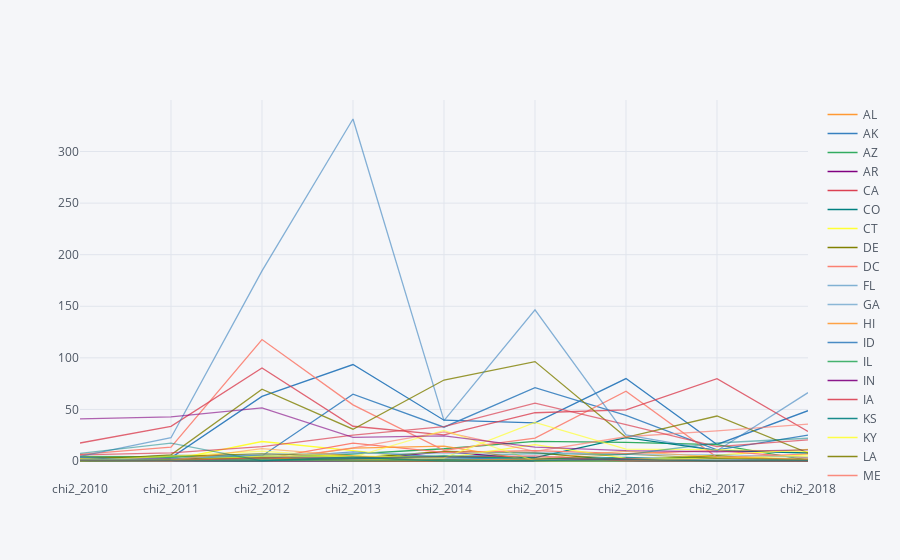

The notebook cell saved with this chart:
### Code cell
best_sightings.iplot()

### Figure 1 — Plotly figure (JSON) as saved in the notebook; plotly's stock layout.template omitted (floating-point values rounded to 4 significant figures)
{"data": [{"line": {"color": "rgba(255, 153, 51, 1.0)", "dash": "solid", "shape": "linear", "width": 1.3}, "mode": "lines", "name": "AL", "text": "", "type": "scatter", "uid": "50f66062-78f1-4955-95ae-9d8c34ccbff4", "x": ["chi2_2010", "chi2_2011", "chi2_2012", "chi2_2013", "chi2_2014", "chi2_2015", "chi2_2016", "chi2_2017", "chi2_2018"], "y": [3.9, 3.807, 4.38, 1.64, 8.568e-05, 1.898, 2.057, 0.166, 1.023]}, {"line": {"color": "rgba(55, 128, 191, 1.0)", "dash": "solid", "shape": "linear", "width": 1.3}, "mode": "lines", "name": "AK", "text": "", "type": "scatter", "uid": "73753889-a7fc-4d6e-9c1a-1460d399b1ae", "x": ["chi2_2010", "chi2_2011", "chi2_2012", "chi2_2013", "chi2_2014", "chi2_2015", "chi2_2016", "chi2_2017", "chi2_2018"], "y": [2.166, 3.011, 62.66, 93.47, 39.57, 37.0, 79.88, 16.05, 48.75]}, {"line": {"color": "rgba(50, 171, 96, 1.0)", "dash": "solid", "shape": "linear", "width": 1.3}, "mode": "lines", "name": "AZ", "text": "", "type": "scatter", "uid": "91ab5e66-e80b-423a-868c-77828622bf86", "x": ["chi2_2010", "chi2_2011", "chi2_2012", "chi2_2013", "chi2_2014", "chi2_2015", "chi2_2016", "chi2_2017", "chi2_2018"], "y": [1.55, 3.234, 1.806, 6.58, 11.87, 19.05, 18.0, 15.87, 0.8739]}, {"line": {"color": "rgba(128, 0, 128, 1.0)", "dash": "solid", "shape": "linear", "width": 1.3}, "mode": "lines", "name": "AR", "text": "", "type": "scatter", "uid": "f6251799-2690-4372-b315-2f86040cff9f", "x": ["chi2_2010", "chi2_2011", "chi2_2012", "chi2_2013", "chi2_2014", "chi2_2015", "chi2_2016", "chi2_2017", "chi2_2018"], "y": [0.3957, 0.1106, 0.8473, 0.5578, 9.132, 1.602, 1.182, 0.0439, 1.087]}, {"line": {"color": "rgba(219, 64, 82, 1.0)", "dash": "solid", "shape": "linear", "width": 1.3}, "mode": "lines", "name": "CA", "text": "", "type": "scatter", "uid": "a7358f2c-b6f6-454a-8130-f40e9cc6610b", "x": ["chi2_2010", "chi2_2011", "chi2_2012", "chi2_2013", "chi2_2014", "chi2_2015", "chi2_2016", "chi2_2017", "chi2_2018"], "y": [0.4876, 0.001146, 0.4, 0.5048, 0.3148, 0.04131, 0.1251, 0.01023, 0.1038]}, {"line": {"color": "rgba(0, 128, 128, 1.0)", "dash": "solid", "shape": "linear", "width": 1.3}, "mode": "lines", "name": "CO", "text": "", "type": "scatter", "uid": "609a5a99-ab9d-4f5a-8975-77858244c8e5", "x": ["chi2_2010", "chi2_2011", "chi2_2012", "chi2_2013", "chi2_2014", "chi2_2015", "chi2_2016", "chi2_2017", "chi2_2018"], "y": [0.02166, 2.259, 0.01846, 1.319, 4.546, 3.373, 22.73, 10.35, 7.739]}, {"line": {"color": "rgba(255, 255, 51, 1.0)", "dash": "solid", "shape": "linear", "width": 1.3}, "mode": "lines", "name": "CT", "text": "", "type": "scatter", "uid": "76eed1ce-bc6d-4208-922b-e2de81fcc2e8", "x": ["chi2_2010", "chi2_2011", "chi2_2012", "chi2_2013", "chi2_2014", "chi2_2015", "chi2_2016", "chi2_2017", "chi2_2018"], "y": [1.886, 1.157, 18.91, 10.01, 0.0478, 0.3786, 0.9211, 5.713, 11.33]}, {"line": {"color": "rgba(128, 128, 0, 1.0)", "dash": "solid", "shape": "linear", "width": 1.3}, "mode": "lines", "name": "DE", "text": "", "type": "scatter", "uid": "e5c0beb0-ac11-4850-a2bc-3673fe60a540", "x": ["chi2_2010", "chi2_2011", "chi2_2012", "chi2_2013", "chi2_2014", "chi2_2015", "chi2_2016", "chi2_2017", "chi2_2018"], "y": [0.2789, 0.7754, 4.922, 2.605, 9.384, 8.092, 0.04546, 5.23, 0.03928]}, {"line": {"color": "rgba(251, 128, 114, 1.0)", "dash": "solid", "shape": "linear", "width": 1.3}, "mode": "lines", "name": "DC", "text": "", "type": "scatter", "uid": "5a8b7c9e-91e0-4f25-b26a-6486d455e41b", "x": ["chi2_2010", "chi2_2011", "chi2_2012", "chi2_2013", "chi2_2014", "chi2_2015", "chi2_2016", "chi2_2017", "chi2_2018"], "y": [0.08597, 0.8943, 1.53, 17.3, 8.35, 9.982, 7.085, 10.02, 3.076]}, {"line": {"color": "rgba(128, 177, 211, 1.0)", "dash": "solid", "shape": "linear", "width": 1.3}, "mode": "lines", "name": "FL", "text": "", "type": "scatter", "uid": "bf387d1d-b398-4271-b7df-2c391305e621", "x": ["chi2_2010", "chi2_2011", "chi2_2012", "chi2_2013", "chi2_2014", "chi2_2015", "chi2_2016", "chi2_2017", "chi2_2018"], "y": [0.153, 0.02412, 0.003364, 1.085, 1.722, 0.4001, 0.02615, 0.2044, 0.09826]}, {"line": {"color": "rgba(128, 177, 211, 0.8999999999999999)", "dash": "solid", "shape": "linear", "width": 1.3}, "mode": "lines", "name": "GA", "text": "", "type": "scatter", "uid": "7826b54c-0a3b-4d8c-9036-0198dc4d0d3b", "x": ["chi2_2010", "chi2_2011", "chi2_2012", "chi2_2013", "chi2_2014", "chi2_2015", "chi2_2016", "chi2_2017", "chi2_2018"], "y": [2.406, 2.444, 4.851, 2.719, 0.4239, 2.007, 1.172, 0.5931, 0.3885]}, {"line": {"color": "rgba(255, 153, 51, 0.8999999999999999)", "dash": "solid", "shape": "linear", "width": 1.3}, "mode": "lines", "name": "HI", "text": "", "type": "scatter", "uid": "cafb3af5-af7f-4ed7-a834-b4f8e4c011d6", "x": ["chi2_2010", "chi2_2011", "chi2_2012", "chi2_2013", "chi2_2014", "chi2_2015", "chi2_2016", "chi2_2017", "chi2_2018"], "y": [4.594, 0.04664, 0.1727, 12.57, 14.34, 0.04399, 0.9428, 0.6629, 0.06007]}, {"line": {"color": "rgba(55, 128, 191, 0.8999999999999999)", "dash": "solid", "shape": "linear", "width": 1.3}, "mode": "lines", "name": "ID", "text": "", "type": "scatter", "uid": "27546d27-a54f-4e1c-961a-7c02d9acdc52", "x": ["chi2_2010", "chi2_2011", "chi2_2012", "chi2_2013", "chi2_2014", "chi2_2015", "chi2_2016", "chi2_2017", "chi2_2018"], "y": [1.084, 5.332, 4.879, 64.74, 32.78, 71.09, 44.13, 10.75, 25.17]}, {"line": {"color": "rgba(50, 171, 96, 0.8999999999999999)", "dash": "solid", "shape": "linear", "width": 1.3}, "mode": "lines", "name": "IL", "text": "", "type": "scatter", "uid": "4cc6d14d-146d-4ae8-a10c-65f8bed03824", "x": ["chi2_2010", "chi2_2011", "chi2_2012", "chi2_2013", "chi2_2014", "chi2_2015", "chi2_2016", "chi2_2017", "chi2_2018"], "y": [0.3779, 0.02485, 0.09224, 3.478, 5.001, 1.885, 1.181, 3.062, 0.5549]}, {"line": {"color": "rgba(128, 0, 128, 0.8999999999999999)", "dash": "solid", "shape": "linear", "width": 1.3}, "mode": "lines", "name": "IN", "text": "", "type": "scatter", "uid": "b3ecf671-d571-4706-85dc-1e581f72497d", "x": ["chi2_2010", "chi2_2011", "chi2_2012", "chi2_2013", "chi2_2014", "chi2_2015", "chi2_2016", "chi2_2017", "chi2_2018"], "y": [0.05851, 0.2339, 0.1086, 0.01063, 0.2216, 2.422, 1.73, 2.271, 1.235]}, {"line": {"color": "rgba(219, 64, 82, 0.8999999999999999)", "dash": "solid", "shape": "linear", "width": 1.3}, "mode": "lines", "name": "IA", "text": "", "type": "scatter", "uid": "be280e73-7061-450b-95ad-f2f1134b3353", "x": ["chi2_2010", "chi2_2011", "chi2_2012", "chi2_2013", "chi2_2014", "chi2_2015", "chi2_2016", "chi2_2017", "chi2_2018"], "y": [0.0266, 0.3108, 2.724, 0.4509, 0.1704, 1.042, 0.291, 0.008538, 0.005193]}, {"line": {"color": "rgba(0, 128, 128, 0.8999999999999999)", "dash": "solid", "shape": "linear", "width": 1.3}, "mode": "lines", "name": "KS", "text": "", "type": "scatter", "uid": "d5fe5d4f-730c-4b9a-8ef5-2d95ce572a3e", "x": ["chi2_2010", "chi2_2011", "chi2_2012", "chi2_2013", "chi2_2014", "chi2_2015", "chi2_2016", "chi2_2017", "chi2_2018"], "y": [0.5123, 0.06292, 0.08533, 0.3415, 0.2105, 0.7561, 0.01242, 0.2253, 0.1894]}, {"line": {"color": "rgba(255, 255, 51, 0.8999999999999999)", "dash": "solid", "shape": "linear", "width": 1.3}, "mode": "lines", "name": "KY", "text": "", "type": "scatter", "uid": "2083ba3a-b2a4-43ff-855d-776308f7e896", "x": ["chi2_2010", "chi2_2011", "chi2_2012", "chi2_2013", "chi2_2014", "chi2_2015", "chi2_2016", "chi2_2017", "chi2_2018"], "y": [0.04942, 0.02973, 3.101, 0.04538, 1.516, 1.103, 0.7244, 0.002072, 0.1962]}, {"line": {"color": "rgba(128, 128, 0, 0.8999999999999999)", "dash": "solid", "shape": "linear", "width": 1.3}, "mode": "lines", "name": "LA", "text": "", "type": "scatter", "uid": "5c26ca79-70b4-4a94-aefd-6160f4c0adb7", "x": ["chi2_2010", "chi2_2011", "chi2_2012", "chi2_2013", "chi2_2014", "chi2_2015", "chi2_2016", "chi2_2017", "chi2_2018"], "y": [2.905, 4.457, 6.869, 4.607, 0.2129, 2.004, 1.948, 3.345, 1.005]}, {"line": {"color": "rgba(251, 128, 114, 0.8999999999999999)", "dash": "solid", "shape": "linear", "width": 1.3}, "mode": "lines", "name": "ME", "text": "", "type": "scatter", "uid": "006972be-a06b-4f5b-9e77-0c7b893bf842", "x": ["chi2_2010", "chi2_2011", "chi2_2012", "chi2_2013", "chi2_2014", "chi2_2015", "chi2_2016", "chi2_2017", "chi2_2018"], "y": [6.362, 13.38, 117.8, 54.42, 10.43, 22.26, 67.57, 3.566, 6.756]}, {"line": {"color": "rgba(251, 128, 114, 0.7999999999999998)", "dash": "solid", "shape": "linear", "width": 1.3}, "mode": "lines", "name": "MD", "text": "", "type": "scatter", "uid": "99d44cf8-53d2-48e8-8275-8738b99d087d", "x": ["chi2_2010", "chi2_2011", "chi2_2012", "chi2_2013", "chi2_2014", "chi2_2015", "chi2_2016", "chi2_2017", "chi2_2018"], "y": [1.416, 0.9435, 0.5166, 0.3161, 0.006571, 0.06233, 0.04999, 0.1479, 0.0004229]}, {"line": {"color": "rgba(128, 177, 211, 0.7999999999999998)", "dash": "solid", "shape": "linear", "width": 1.3}, "mode": "lines", "name": "MA", "text": "", "type": "scatter", "uid": "efa95420-3399-46ef-9299-2df990c3a69d", "x": ["chi2_2010", "chi2_2011", "chi2_2012", "chi2_2013", "chi2_2014", "chi2_2015", "chi2_2016", "chi2_2017", "chi2_2018"], "y": [0.387, 0.0008093, 0.004692, 1.666, 0.517, 0.04893, 0.02332, 0.0005827, 0.02943]}, {"line": {"color": "rgba(255, 153, 51, 0.7999999999999998)", "dash": "solid", "shape": "linear", "width": 1.3}, "mode": "lines", "name": "MI", "text": "", "type": "scatter", "uid": "d9ba22ed-2416-4423-99ce-866da138aae9", "x": ["chi2_2010", "chi2_2011", "chi2_2012", "chi2_2013", "chi2_2014", "chi2_2015", "chi2_2016", "chi2_2017", "chi2_2018"], "y": [0.02257, 0.05673, 0.002959, 1.054, 1.826, 0.2604, 0.4843, 0.06472, 1.26]}, {"line": {"color": "rgba(55, 128, 191, 0.7999999999999998)", "dash": "solid", "shape": "linear", "width": 1.3}, "mode": "lines", "name": "MN", "text": "", "type": "scatter", "uid": "e3398754-4843-4525-87da-d8b3b7e38c04", "x": ["chi2_2010", "chi2_2011", "chi2_2012", "chi2_2013", "chi2_2014", "chi2_2015", "chi2_2016", "chi2_2017", "chi2_2018"], "y": [0.5108, 0.04418, 0.466, 0.01881, 1.877, 2.122, 0.08494, 1.84e-05, 0.02948]}, {"line": {"color": "rgba(50, 171, 96, 0.7999999999999998)", "dash": "solid", "shape": "linear", "width": 1.3}, "mode": "lines", "name": "MS", "text": "", "type": "scatter", "uid": "53fb0d49-e256-45e0-9c61-0d718f87f196", "x": ["chi2_2010", "chi2_2011", "chi2_2012", "chi2_2013", "chi2_2014", "chi2_2015", "chi2_2016", "chi2_2017", "chi2_2018"], "y": [4.499, 4.178, 3.765, 4.192, 3.674, 2.539, 1.819, 3.541, 0.2392]}, {"line": {"color": "rgba(128, 0, 128, 0.7999999999999998)", "dash": "solid", "shape": "linear", "width": 1.3}, "mode": "lines", "name": "MO", "text": "", "type": "scatter", "uid": "ca2988ff-fae0-4308-9adf-afc69b0ba0e9", "x": ["chi2_2010", "chi2_2011", "chi2_2012", "chi2_2013", "chi2_2014", "chi2_2015", "chi2_2016", "chi2_2017", "chi2_2018"], "y": [1.311, 2.333, 1.063, 0.6172, 0.08722, 0.9402, 0.0409, 0.7759, 0.001685]}, {"line": {"color": "rgba(219, 64, 82, 0.7999999999999998)", "dash": "solid", "shape": "linear", "width": 1.3}, "mode": "lines", "name": "MT", "text": "", "type": "scatter", "uid": "985d5a3f-d49f-4795-8200-1aa653c28ce2", "x": ["chi2_2010", "chi2_2011", "chi2_2012", "chi2_2013", "chi2_2014", "chi2_2015", "chi2_2016", "chi2_2017", "chi2_2018"], "y": [17.46, 33.6, 90.15, 33.67, 25.37, 46.79, 49.52, 79.88, 28.65]}, {"line": {"color": "rgba(0, 128, 128, 0.7999999999999998)", "dash": "solid", "shape": "linear", "width": 1.3}, "mode": "lines", "name": "NE", "text": "", "type": "scatter", "uid": "cb9f63e6-8760-4501-8dec-cb64c242ed8c", "x": ["chi2_2010", "chi2_2011", "chi2_2012", "chi2_2013", "chi2_2014", "chi2_2015", "chi2_2016", "chi2_2017", "chi2_2018"], "y": [3.152, 0.2199, 0.3074, 1.971, 4.009, 2.113, 3.536, 0.8806, 0.5862]}, {"line": {"color": "rgba(255, 255, 51, 0.7999999999999998)", "dash": "solid", "shape": "linear", "width": 1.3}, "mode": "lines", "name": "NV", "text": "", "type": "scatter", "uid": "e48e7bed-dd60-41ae-8026-5847953cbe71", "x": ["chi2_2010", "chi2_2011", "chi2_2012", "chi2_2013", "chi2_2014", "chi2_2015", "chi2_2016", "chi2_2017", "chi2_2018"], "y": [2.645, 0.5742, 1.329, 0.5477, 3.039, 15.81, 2.516, 1.535, 5.953]}, {"line": {"color": "rgba(128, 128, 0, 0.7999999999999998)", "dash": "solid", "shape": "linear", "width": 1.3}, "mode": "lines", "name": "NH", "text": "", "type": "scatter", "uid": "8de458c7-baf5-4986-a402-fd1d3cc1c0b2", "x": ["chi2_2010", "chi2_2011", "chi2_2012", "chi2_2013", "chi2_2014", "chi2_2015", "chi2_2016", "chi2_2017", "chi2_2018"], "y": [0.8801, 5.996, 69.56, 30.8, 78.5, 96.36, 23.01, 43.61, 7.801]}, {"line": {"color": "rgba(128, 128, 0, 0.7)", "dash": "solid", "shape": "linear", "width": 1.3}, "mode": "lines", "name": "NJ", "text": "", "type": "scatter", "uid": "163ec264-3474-42bb-9607-bf5664acc08e", "x": ["chi2_2010", "chi2_2011", "chi2_2012", "chi2_2013", "chi2_2014", "chi2_2015", "chi2_2016", "chi2_2017", "chi2_2018"], "y": [0.5061, 1.87, 1.891, 0.6618, 1.438, 1.117, 0.6262, 0.148, 0.4596]}, {"line": {"color": "rgba(251, 128, 114, 0.7)", "dash": "solid", "shape": "linear", "width": 1.3}, "mode": "lines", "name": "NM", "text": "", "type": "scatter", "uid": "6c13a58a-adc7-4a39-862a-56e044acb03d", "x": ["chi2_2010", "chi2_2011", "chi2_2012", "chi2_2013", "chi2_2014", "chi2_2015", "chi2_2016", "chi2_2017", "chi2_2018"], "y": [0.3694, 0.05285, 0.5638, 12.73, 28.29, 9.319, 23.5, 29.16, 35.77]}, {"line": {"color": "rgba(128, 177, 211, 0.7)", "dash": "solid", "shape": "linear", "width": 1.3}, "mode": "lines", "name": "NY", "text": "", "type": "scatter", "uid": "3259d1e8-d968-4861-9237-7ecdf7bcf5a7", "x": ["chi2_2010", "chi2_2011", "chi2_2012", "chi2_2013", "chi2_2014", "chi2_2015", "chi2_2016", "chi2_2017", "chi2_2018"], "y": [1.294, 0.5547, 0.6303, 3.773, 2.401, 1.263, 1.577, 1.531, 1.563]}, {"line": {"color": "rgba(255, 153, 51, 0.7)", "dash": "solid", "shape": "linear", "width": 1.3}, "mode": "lines", "name": "NC", "text": "", "type": "scatter", "uid": "23486638-dcdc-4134-96ec-6f5d91b7edb0", "x": ["chi2_2010", "chi2_2011", "chi2_2012", "chi2_2013", "chi2_2014", "chi2_2015", "chi2_2016", "chi2_2017", "chi2_2018"], "y": [0.07225, 0.8079, 0.1093, 0.1541, 0.4184, 0.08251, 1.454, 0.1038, 0.1161]}, {"line": {"color": "rgba(55, 128, 191, 0.7)", "dash": "solid", "shape": "linear", "width": 1.3}, "mode": "lines", "name": "ND", "text": "", "type": "scatter", "uid": "35b44e7e-6a8c-409b-b098-e8551c511ad9", "x": ["chi2_2010", "chi2_2011", "chi2_2012", "chi2_2013", "chi2_2014", "chi2_2015", "chi2_2016", "chi2_2017", "chi2_2018"], "y": [3.583, 0.169, 2.37, 8.773, 3.794, 0.565, 0.1351, 0.05254, 1.019]}, {"line": {"color": "rgba(50, 171, 96, 0.7)", "dash": "solid", "shape": "linear", "width": 1.3}, "mode": "lines", "name": "OH", "text": "", "type": "scatter", "uid": "a539d52a-166a-43b7-b104-6f84d7174924", "x": ["chi2_2010", "chi2_2011", "chi2_2012", "chi2_2013", "chi2_2014", "chi2_2015", "chi2_2016", "chi2_2017", "chi2_2018"], "y": [0.3573, 0.311, 0.03748, 3.947, 0.029, 0.1246, 0.4521, 0.2206, 0.3158]}, {"line": {"color": "rgba(128, 0, 128, 0.7)", "dash": "solid", "shape": "linear", "width": 1.3}, "mode": "lines", "name": "OK", "text": "", "type": "scatter", "uid": "6b14479f-f7c4-4779-afca-2f6cd5252240", "x": ["chi2_2010", "chi2_2011", "chi2_2012", "chi2_2013", "chi2_2014", "chi2_2015", "chi2_2016", "chi2_2017", "chi2_2018"], "y": [1.48, 0.235, 0.08412, 0.01397, 0.06498, 0.1083, 1.965, 0.188, 0.05443]}, {"line": {"color": "rgba(219, 64, 82, 0.7)", "dash": "solid", "shape": "linear", "width": 1.3}, "mode": "lines", "name": "OR", "text": "", "type": "scatter", "uid": "2ed50e02-3f6c-4bc7-aa68-a91badc1971e", "x": ["chi2_2010", "chi2_2011", "chi2_2012", "chi2_2013", "chi2_2014", "chi2_2015", "chi2_2016", "chi2_2017", "chi2_2018"], "y": [5.863, 7.841, 13.84, 25.15, 33.24, 56.01, 35.34, 13.91, 20.44]}, {"line": {"color": "rgba(0, 128, 128, 0.7)", "dash": "solid", "shape": "linear", "width": 1.3}, "mode": "lines", "name": "PA", "text": "", "type": "scatter", "uid": "6838e055-43d0-4b89-9295-6f68f5e19acc", "x": ["chi2_2010", "chi2_2011", "chi2_2012", "chi2_2013", "chi2_2014", "chi2_2015", "chi2_2016", "chi2_2017", "chi2_2018"], "y": [0.02783, 0.2283, 6.592e-07, 0.03146, 0.7064, 0.04977, 0.0176, 0.07982, 1.074]}, {"line": {"color": "rgba(255, 255, 51, 0.7)", "dash": "solid", "shape": "linear", "width": 1.3}, "mode": "lines", "name": "RI", "text": "", "type": "scatter", "uid": "900dd883-0908-4ad5-888f-ed773a968d2c", "x": ["chi2_2010", "chi2_2011", "chi2_2012", "chi2_2013", "chi2_2014", "chi2_2015", "chi2_2016", "chi2_2017", "chi2_2018"], "y": [1.234, 0.3299, 4.816, 5.009, 3.063, 37.48, 11.52, 11.07, 9.047]}, {"line": {"color": "rgba(255, 255, 51, 0.5999999999999999)", "dash": "solid", "shape": "linear", "width": 1.3}, "mode": "lines", "name": "SC", "text": "", "type": "scatter", "uid": "cd7aab7d-8421-4084-8f7d-42110f23a834", "x": ["chi2_2010", "chi2_2011", "chi2_2012", "chi2_2013", "chi2_2014", "chi2_2015", "chi2_2016", "chi2_2017", "chi2_2018"], "y": [0.06331, 4.727, 9.433, 3.746, 29.65, 0.1557, 0.1401, 3.199, 4.434]}, {"line": {"color": "rgba(128, 128, 0, 0.5999999999999999)", "dash": "solid", "shape": "linear", "width": 1.3}, "mode": "lines", "name": "SD", "text": "", "type": "scatter", "uid": "79d03e63-e966-4213-8f2f-5a4ae7f2ee0f", "x": ["chi2_2010", "chi2_2011", "chi2_2012", "chi2_2013", "chi2_2014", "chi2_2015", "chi2_2016", "chi2_2017", "chi2_2018"], "y": [0.06204, 1.157, 3.199, 0.2617, 0.02002, 1.338, 6.659, 2.45, 1.692]}, {"line": {"color": "rgba(251, 128, 114, 0.5999999999999999)", "dash": "solid", "shape": "linear", "width": 1.3}, "mode": "lines", "name": "TN", "text": "", "type": "scatter", "uid": "0fe9f3e5-41ed-4967-8789-c8e46776424d", "x": ["chi2_2010", "chi2_2011", "chi2_2012", "chi2_2013", "chi2_2014", "chi2_2015", "chi2_2016", "chi2_2017", "chi2_2018"], "y": [1.073, 0.006403, 0.755, 0.2143, 0.1157, 0.4692, 0.003979, 0.09661, 0.2981]}, {"line": {"color": "rgba(128, 177, 211, 0.5999999999999999)", "dash": "solid", "shape": "linear", "width": 1.3}, "mode": "lines", "name": "TX", "text": "", "type": "scatter", "uid": "ea5f110e-f515-441a-85e8-1eb8402b0547", "x": ["chi2_2010", "chi2_2011", "chi2_2012", "chi2_2013", "chi2_2014", "chi2_2015", "chi2_2016", "chi2_2017", "chi2_2018"], "y": [1.195, 2.311, 6.636, 7.412, 7.239, 8.219, 6.453, 6.104, 3.566]}, {"line": {"color": "rgba(255, 153, 51, 0.5999999999999999)", "dash": "solid", "shape": "linear", "width": 1.3}, "mode": "lines", "name": "UT", "text": "", "type": "scatter", "uid": "afac4d97-926c-4ffa-b995-014119ade180", "x": ["chi2_2010", "chi2_2011", "chi2_2012", "chi2_2013", "chi2_2014", "chi2_2015", "chi2_2016", "chi2_2017", "chi2_2018"], "y": [0.2526, 0.4874, 12.03, 5.047, 0.1703, 2.296, 9.574, 3.762, 1.742]}, {"line": {"color": "rgba(55, 128, 191, 0.5999999999999999)", "dash": "solid", "shape": "linear", "width": 1.3}, "mode": "lines", "name": "VT", "text": "", "type": "scatter", "uid": "6eb8354c-292c-4035-95e4-dbe7b00cfe48", "x": ["chi2_2010", "chi2_2011", "chi2_2012", "chi2_2013", "chi2_2014", "chi2_2015", "chi2_2016", "chi2_2017", "chi2_2018"], "y": [4.567, 22.56, 184.3, 331.5, 39.09, 146.6, 25.32, 9.995, 66.25]}, {"line": {"color": "rgba(50, 171, 96, 0.5999999999999999)", "dash": "solid", "shape": "linear", "width": 1.3}, "mode": "lines", "name": "VA", "text": "", "type": "scatter", "uid": "775c1113-beca-4afc-aa92-39e200286fe2", "x": ["chi2_2010", "chi2_2011", "chi2_2012", "chi2_2013", "chi2_2014", "chi2_2015", "chi2_2016", "chi2_2017", "chi2_2018"], "y": [1.16, 0.7369, 1.212, 0.2304, 0.3694, 0.2463, 0.3526, 0.2739, 0.005552]}, {"line": {"color": "rgba(128, 0, 128, 0.5999999999999999)", "dash": "solid", "shape": "linear", "width": 1.3}, "mode": "lines", "name": "WA", "text": "", "type": "scatter", "uid": "9785ecf6-2b86-4c32-910d-29441331c360", "x": ["chi2_2010", "chi2_2011", "chi2_2012", "chi2_2013", "chi2_2014", "chi2_2015", "chi2_2016", "chi2_2017", "chi2_2018"], "y": [40.87, 42.81, 51.55, 22.9, 24.41, 13.48, 10.07, 8.985, 10.8]}, {"line": {"color": "rgba(219, 64, 82, 0.5999999999999999)", "dash": "solid", "shape": "linear", "width": 1.3}, "mode": "lines", "name": "WV", "text": "", "type": "scatter", "uid": "2dbc223e-2086-4275-970e-181d203420ee", "x": ["chi2_2010", "chi2_2011", "chi2_2012", "chi2_2013", "chi2_2014", "chi2_2015", "chi2_2016", "chi2_2017", "chi2_2018"], "y": [0.6001, 0.4149, 3.097, 2.999, 3.998, 4.965, 0.0502, 0.2347, 0.0001313]}, {"line": {"color": "rgba(0, 128, 128, 0.5999999999999999)", "dash": "solid", "shape": "linear", "width": 1.3}, "mode": "lines", "name": "WI", "text": "", "type": "scatter", "uid": "0c33e468-fbf7-4187-adfc-3fdabae3d0be", "x": ["chi2_2010", "chi2_2011", "chi2_2012", "chi2_2013", "chi2_2014", "chi2_2015", "chi2_2016", "chi2_2017", "chi2_2018"], "y": [0.1591, 0.3504, 0.3747, 3.87, 0.002616, 0.4183, 1.536, 0.05317, 0.3745]}, {"line": {"color": "rgba(0, 128, 128, 0.49999999999999983)", "dash": "solid", "shape": "linear", "width": 1.3}, "mode": "lines", "name": "WY", "text": "", "type": "scatter", "uid": "7aeddf5b-5a58-408f-86b8-33fb55d38e94", "x": ["chi2_2010", "chi2_2011", "chi2_2012", "chi2_2013", "chi2_2014", "chi2_2015", "chi2_2016", "chi2_2017", "chi2_2018"], "y": [7.419, 17.4, 0.06839, 2.581, 4.145, 7.155, 6.16, 17.43, 22.06]}], "layout": {"legend": {"bgcolor": "#F5F6F9", "font": {"color": "#4D5663"}}, "paper_bgcolor": "#F5F6F9", "plot_bgcolor": "#F5F6F9", "title": {"font": {"color": "#4D5663"}}, "xaxis": {"gridcolor": "#E1E5ED", "showgrid": true, "tickfont": {"color": "#4D5663"}, "title": {"font": {"color": "#4D5663"}, "text": ""}, "zerolinecolor": "#E1E5ED"}, "yaxis": {"gridcolor": "#E1E5ED", "showgrid": true, "tickfont": {"color": "#4D5663"}, "title": {"font": {"color": "#4D5663"}, "text": ""}, "zerolinecolor": "#E1E5ED"}}}
